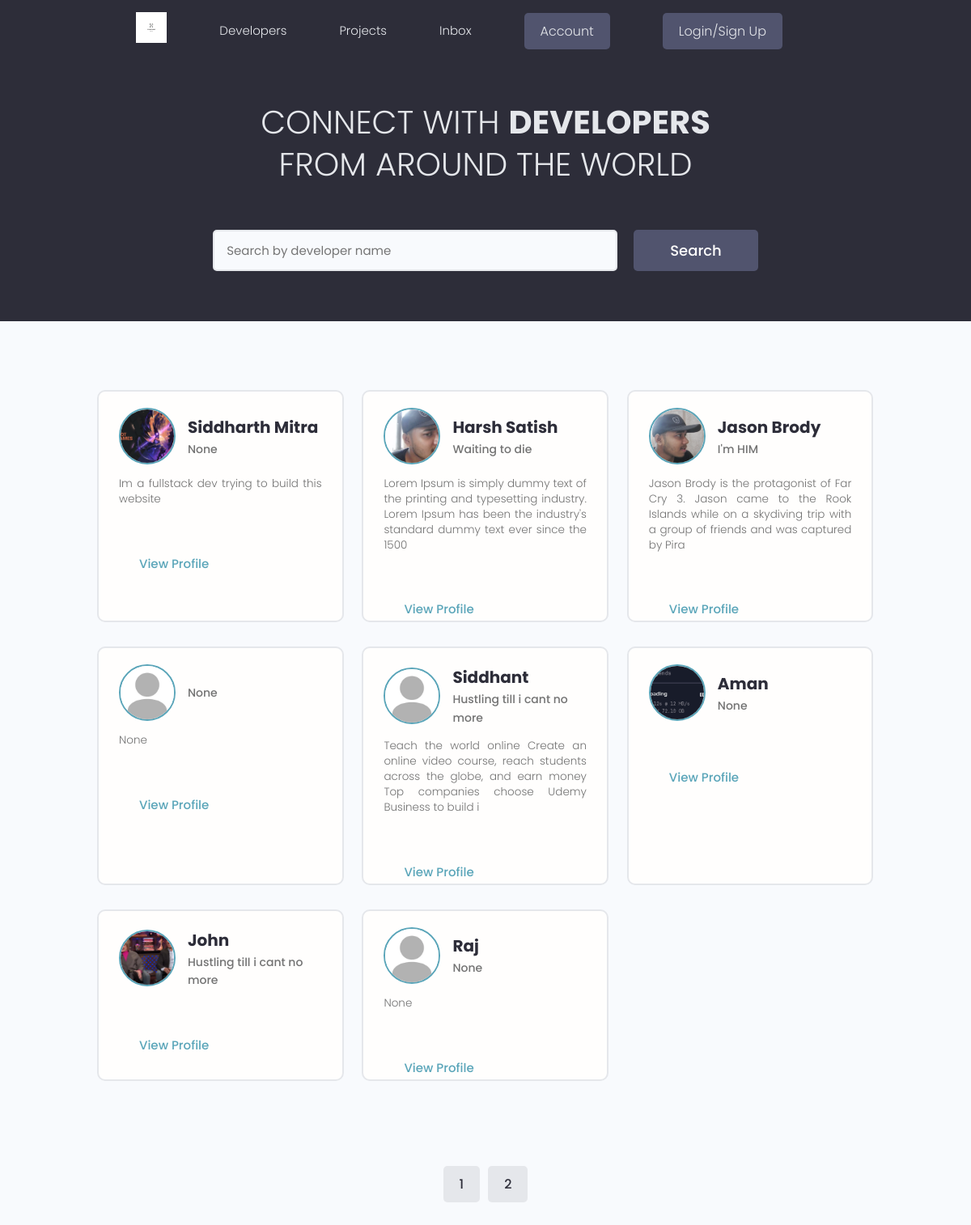
/profiles/, run on the app's committed database.
### profiles/models.py (models this page shows, shortened)
class Profile(models.Model):
    user= models.OneToOneField(User, on_delete=models.CASCADE)
    username = models.CharField(max_length=50,null=True,blank=True)
    location = models.CharField(max_length=100, default='Earth')
    name= models.CharField(max_length=100)
    Profile_pic = models.ImageField(blank=True,null=True,default= '/images/profilepic.webp' )
    shortbio = models.CharField(max_length=100, null=True,blank=True)
    bio = models.TextField(blank=True,null=True,max_length=500)
    email= models.EmailField(blank=True,null=True,max_length=500)
    social_github = models.CharField(blank=True,null=True,max_length=300)
    social_twitter = models.CharField(blank=True,null=True,max_length=300)
    social_linkedin = models.CharField(blank=True,null=True,max_length=300)
    social_reddit = models.CharField(blank=True,null=True,max_length=300)
    created = models.DateTimeField(auto_now_add=True,null=True)
    skills = models.ManyToManyField(Skills)

### profiles/views.py (the view)
# urls.py: path('profiles/', include('profiles.urls')),
def profiles(request):
    search_query= ''
    if request.GET.get('search_query'):
        search_query = request.GET.get('search_query')
    print( 'Search: ' + search_query)
    profiles= Profile.objects.filter(Q(name__icontains= search_query) | Q(shortbio__icontains = search_query))
    custom_range,newprofiles = pagination(request, profiles)
    context = {
        'profiles':newprofiles,
        'search_query' : search_query,
        'custom_range': custom_range
    }
    return render(request , 'profiles/profiles.html',context )

### profiles/utils.py (called while the page is built, shortened)
def pagination(request,projects):
    Page=1
    size=3
    paginator = Paginator(projects,size)
    newprojects =projects
    left_range= int(Page)-2
    if left_range < 1:
        left_range=1
    right_range = int(Page)+2
    if right_range > paginator.num_pages:
        right_range = paginator.num_pages +1
    custom_range = range(left_range , right_range)
    return custom_range,newprojects

### profiles/templates/profiles/profiles.html (shortened to what this page needs)
{% extends 'project/base.html' %}
{% block content %}
{% load static %}
<section class="hero-section text-center">
    <div class="container container--narrow">
        <div class="hero-section__box">
            <h2>CONNECT WITH <span>DEVELOPERS</span></h2>
            <h2>FROM AROUND THE WORLD</h2>
        </div>
        <div class="hero-section__search">
            <form id="searchForm" class="form" action="{% url 'profiles' %}" method="get">
                <div class="form__field">
                    <input class="input input--text" id="formInput#search" type="text" name="search_query"
                        value="{{search_query}}" placeholder="Search by developer name" />
                </div>
                <input class="btn btn--sub btn--lg" type="submit" value="Search" />
            </form>
        </div>
    </div>
</section>
    <section class="devlist">
        <div class="container">
            <div class="grid grid--three">
                {% for profile in profiles %}
                <div class="column card">
                    <div class="dev">
                        <a href="" class="card__body">
                            <div class="dev__profile">
                                <img class="avatar avatar--md" src="{{ profile.Profile_pic.url }}" alt="" />
                                <div class="dev__meta">
                                    <h3>{{profile.name}}</h3>
                                    <h5>{{profile.shortbio| slice:'50'}}</h5>
                                </div>
                            </div>
                            <p class="dev__info">{{profile.bio|slice:"150"}}</p>
                            <div class="dev__skills">
                                <a href="{% url 'profile' profile.id %}">View Profile</a>
                            </div>
                        </a>
                    </div>
                </div>
                {% endfor %}
            </div>
        </div>
    </section>
   {% include 'project/pagination.html' with search_query=profiles custom_range=custom_range %}
{% endblock content %}

### static/css/app.css (style rules this page uses)
:root { --color-sub: #2d2d39; }
.btn--sub { background-color: var(--color-sub-light); }
.card { border: 2px solid var(--color-light); }
img { width: 100%; }
.hero-section { height: 40vh; display: flex; align-items: center; background-color: var(--color-sub); }
.hero-section__box { margin-bottom: 4rem; }
.hero-section__box > h2, .hero-section__box > h2 > span { font-size: 4rem; color: var(--color-light); line-height: 1.3; text-transform: uppercase; }
.hero-section__box > h2 { font-weight: 300; }
.hero-section__box > h2 > span { font-weight: 700; }
.hero-section__search > .form { display: flex; align-items: center; justify-content: center; gap: 2rem; }
.hero-section__search > .form input.input--text { width: 50rem; }
.devlist { margin-top: 8rem; }
.devlist .grid { align-items: stretch; }
.devlist .dev .dev__profile { display: flex; align-items: center; gap: 1.5rem; }
.devlist .dev .dev__meta h3 { color: var(--color-sub); font-size: 2rem; font-weight: 700; }
.devlist .dev .dev__meta h5 { color: var(--color-text); font-size: 1.4rem; font-weight: 500; }
.devlist .dev .dev__info { margin: 1.5rem 0; font-size: 1.35rem; line-height: 1.4; text-align: justify; }

### static/uikit/styles/modules/_variables.css (style rules this page uses)
:root { --color-main: #5aa5b9; --color-main-light: #e6faff; --color-sub: #3f4156; --color-sub-light: #51546e; --color-sub-lighter: #ededfd; --color-text: #737373; --color-gray: #8b8b8b; --color-light: #e5e7eb; --color-light-gray: #767676; --color-bg: #f8fafd; --color-white: #fffefd; --color-white-light: #f3f3f3; --color-success: #359e64; --color-success-bg: #def8e8; --color-error: #fc4b0b; --color-error-bg: #fff2ee; --font-base: 'Poppins', arial, helvetica, 'Segoe UI', roboto, ubuntu, sans-serif; --font-monospace: 'Fira Code', 'Courier New', courier, monospace; --font-regular: 300; --font-medium: 500; --font-bold: 700; --generic-shadow: 1px 1px 5px #00000010; --generic-transition: all 0.3s ease-in-out; }

### static/uikit/styles/modules/_base.css (style rules this page uses)
* { margin: 0; padding: 0; box-sizing: border-box; text-rendering: optimizeLegibility; color: inherit; font-size: inherit; }
html { font-size: 50%; }
@media only screen and (min-width: 480px) { html { font-size: 56.25%; } }
@media only screen and (min-width: 1200px) { html { font-size: 62.5%; } }
body { line-height: 1.6; font-weight: 400; font-size: 1.5rem; color: var(--color-text); background-color: var(--color-bg); min-height: 100vh; }

### static/uikit/styles/modules/_typography.css (style rules this page uses)
* { font-family: var(--font-base); }
h2 { font-size: 3.6rem; font-weight: var(--font-bold); }
h3 { font-size: 3.2rem; font-weight: var(--font-medium); }
h5 { font-size: 2.4rem; font-weight: var(--font-medium); }
h5, h6 { font-weight: var(--font-regular); }
p, span, strong { font-size: 1.6rem; color: var(--color-text); font-weight: var(--font-regular); }
a { padding-bottom: 2px; text-decoration: none; display: inline-block; color: var(--color-main); font-weight: var(--font-medium); }

### static/uikit/styles/modules/_utilities.css (style rules this page uses)
.container { width: 92%; max-width: 165rem; margin: 0 auto; box-sizing: border-box; }
.container--narrow { width: 92%; max-width: 120rem; }
@media screen and (min-width: 1000px) { .container { width: 90%; } }
@media screen and (min-width: 1000px) { .container--narrow { width: 85%; } }
@media screen and (min-width: 1200px) { .container { width: 80%; } }
@media screen and (min-width: 1200px) { .container--narrow { width: 72%; } }
.text-center { text-align: center; }

### static/uikit/styles/modules/_avatar.css (style rules this page uses)
.avatar { border-radius: 50%; border: 2px solid var(--color-main); object-fit: cover; }
.avatar--md { height: 7rem; width: 7rem; }

### static/uikit/styles/modules/_button.css (style rules this page uses)
.btn { display: inline-block; position: relative; cursor: pointer; background-color: var(--color-light); font-weight: var(--font-medium); color: var(--color-sub); text-decoration: none; padding: 1rem 2rem; border-radius: 0.5rem; border: none; width: -webkit-fit-content; width: -moz-fit-content; width: fit-content; height: -webkit-fit-content; height: -moz-fit-content; height: fit-content; font-size: 1.6rem; outline-width: 0; outline-color: transparent; -webkit-backface-visibility: hidden; backface-visibility: hidden; transition: all 0.3s ease-in-out; }
.btn--sub { background-color: var(--color-sub); color: var(--color-white); }
.btn--lg { font-size: 1.8rem; padding: 1.2rem 4.5rem; }

### static/uikit/styles/modules/_card.css (style rules this page uses)
.card { border-radius: 1rem; background-color: var(--color-white); border: 1.5px solid var(--color-light); width: auto; height: auto; margin-top: 0.5rem; margin-bottom: 0.5rem; overflow: hidden; }
.card__body, .card__header { padding: 2rem 2.5rem; }

### data on the page
Profile: Profile_pic (picture), name "Siddharth Mitra", shortbio "None", bio "Im a fullstack dev trying to build this website"
Profile: Profile_pic (picture), name "Harsh Satish", shortbio "Waiting to die", bio "Lorem Ipsum is simply dummy text of the printing and typesetting industry. Lorem Ipsum has been the industry's standard dummy text ever since the 1500"
Profile: Profile_pic (picture), name "Jason Brody", shortbio "I'm HIM", bio "Jason Brody is the protagonist of Far Cry 3. Jason came to the Rook Islands while on a skydiving trip with a group of friends and was captured by Pira"
Profile: Profile_pic (picture), shortbio "None", bio "None"
Profile: Profile_pic (picture), name "Siddhant", shortbio "Hustling till i cant no more", bio "Teach the world online Create an online video course, reach students across the globe, and earn money Top companies choose Udemy Business to build i"
Profile: Profile_pic (picture), name "Aman", shortbio "None"
Profile: Profile_pic (picture), name "John", shortbio "Hustling till i cant no more"
Profile: Profile_pic (picture), name "Raj", shortbio "None", bio "None"

### other printed values
{{ page }} "1" "2"
